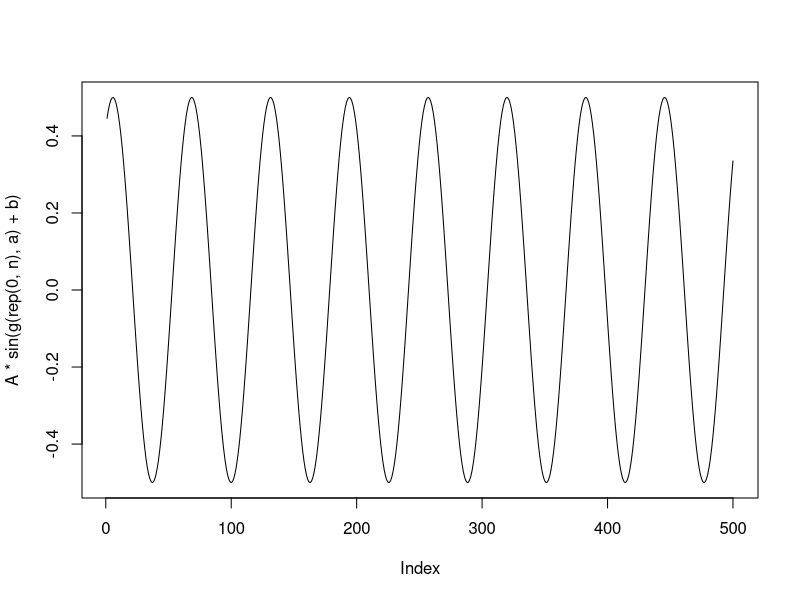
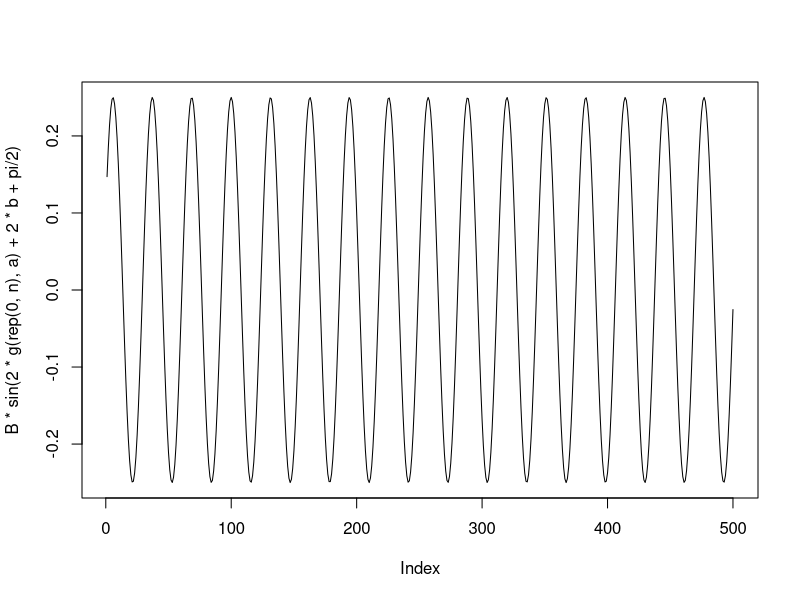
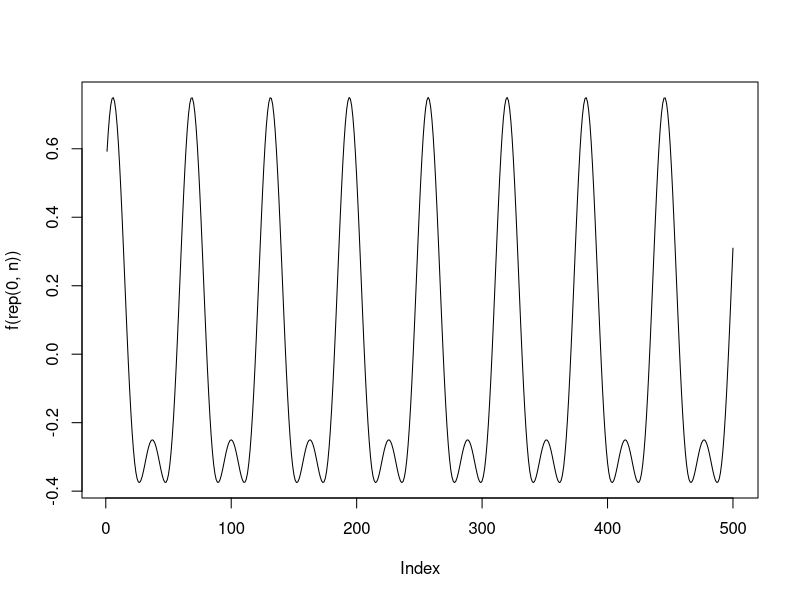
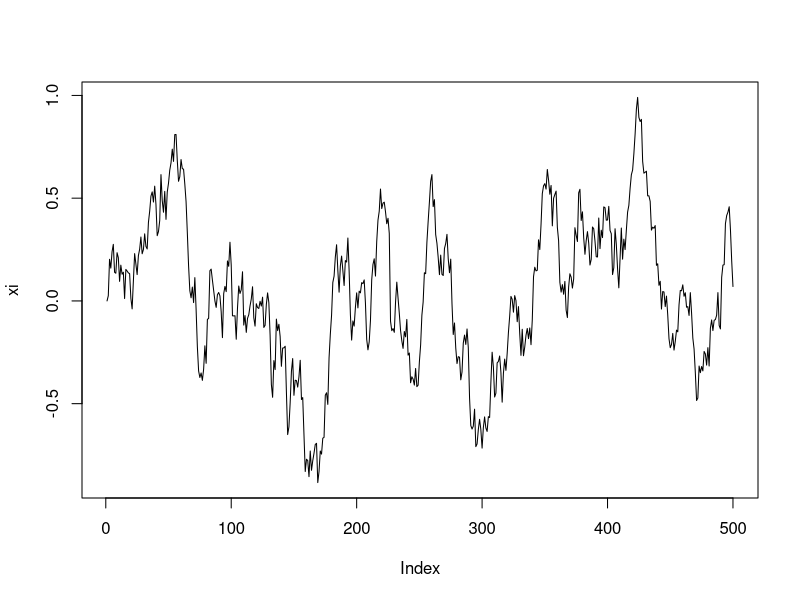
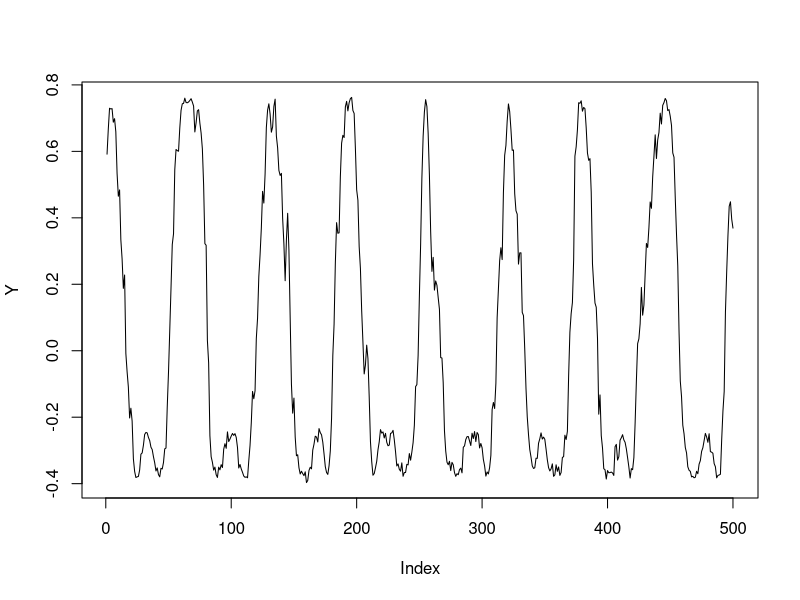
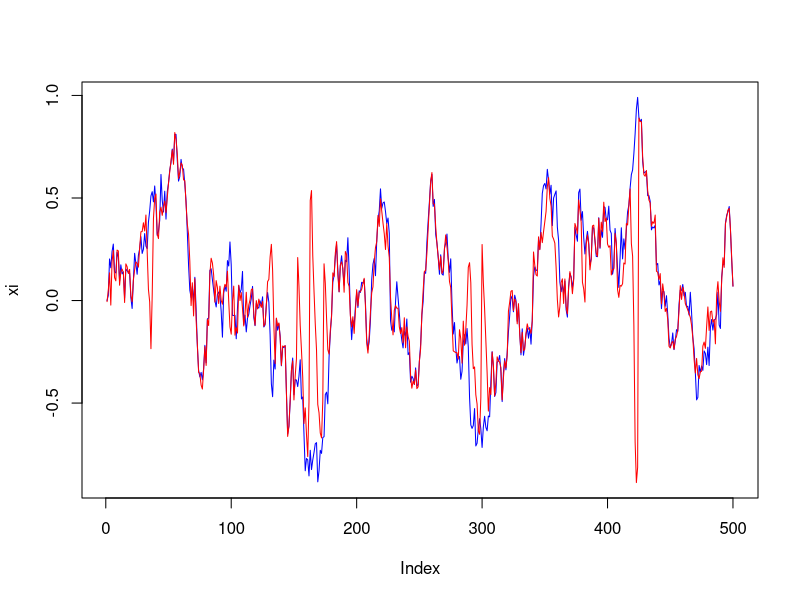
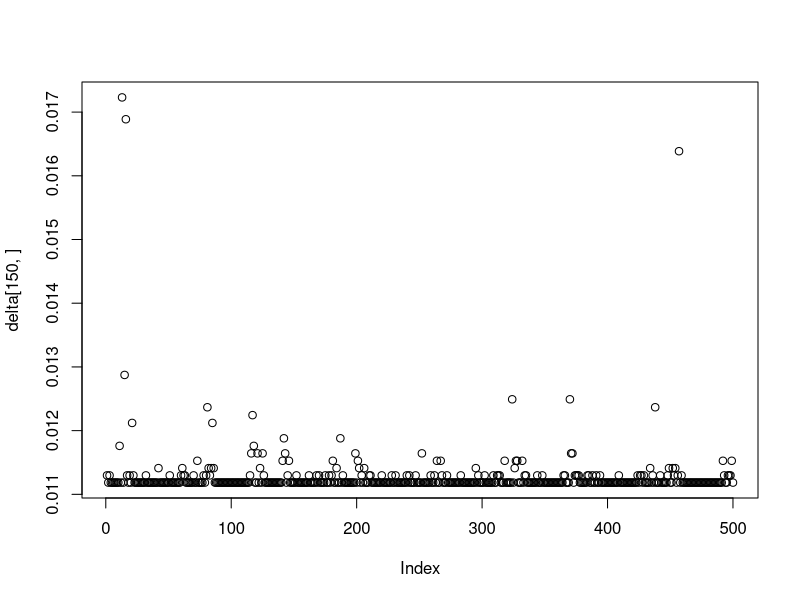
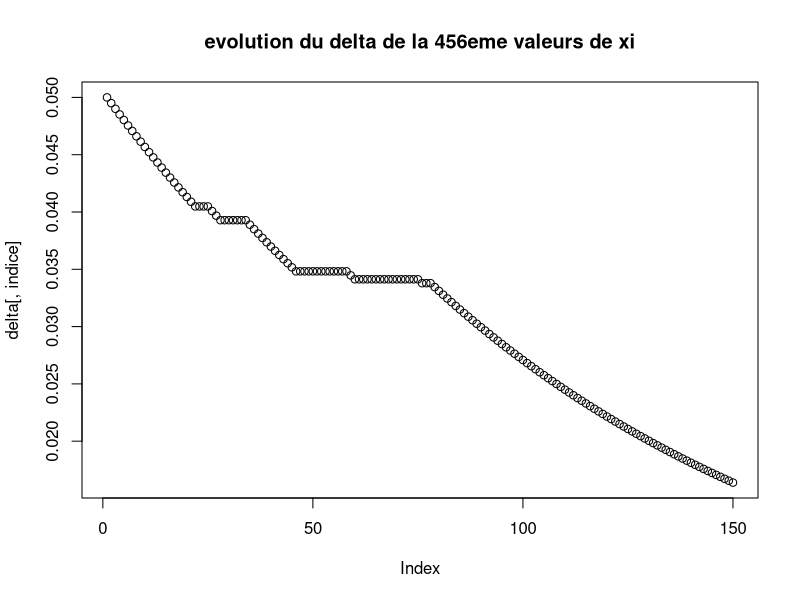

The R source for these figures, in order:
## ---- chunk 1
set.seed(15)
## ---- chunk 2
# parameters
A <- 1 / 2
B <- -1 / 4
b <- 1
a <- 0.1
beta <- 0.05
sigma <- 0.1
omega <- 0.01
Delta <- 1
psi <- exp(-Delta * beta)
gamma <- sigma / sqrt(beta)

n <- 500
x <- 1:n

# functions
g <- function (xi, a.arg = a) {
  a.arg * x + xi
}
f <- function (xi, A.arg = A, a.arg = a, B.arg = B, b.arg = b) {
  A.arg * sin(g(xi, a.arg) + b.arg) +
          B.arg * sin(2 * g(xi, a.arg) + 2 * b.arg + pi / 2)
}
rxi <- function (xi=rep(0,n), psi.arg = psi, gamma.arg = gamma) {
  for (i in 2:length(xi)) {
    xi[[i]] <- xi[[i - 1]] * psi.arg + rnorm(1, 0, gamma.arg * sqrt((1 - psi.arg^2) / 2))
  }
  return(xi)
}
## ---- chunk 3
plot(A * sin(g(rep(0, n), a) + b), type = "l")
## ---- chunk 4
plot(B * sin(2 * g(rep(0, n), a) + 2 * b + pi / 2), type = "l")
## ---- chunk 5
plot(f(rep(0, n)), type = "l")
## ---- chunk 6
xi <- rxi(rep(0, n))

plot(xi, type = "l")
## ---- chunk 7
Y <- f(xi) + rnorm(n, 0, omega)

plot(Y, type = "l")
## ---- chunk 8
# function
log.lik <- function (xi.arg, omega.arg = omega, psi.arg = psi, gamma.arg = gamma) {
  return(sum(dnorm(Y, f(xi.arg), omega.arg, log = TRUE)) +
         sum(dnorm(xi.arg[2:length(xi.arg)], xi.arg[1:(length(xi.arg) - 1)] * psi.arg,
                   gamma.arg * sqrt((1 - psi.arg^2) / 2), log = TRUE)))
}
## ---- chunk 9
M <- 150
delta <- matrix(c(rep(.05, n),rep(NA,n*(M-1))),nrow=M,byrow=T)
delta.ar <- 0.01

xi.mcmc <- matrix(nrow = M, ncol = n)
xi.c <- rep(0,n)
accepted.n <- rep(0, n)
acceptance.rate <- rep(0, n)
acceptance.target <- .23

for (k in 1:M) {
  for (i in 1:n) {
    xi.p <- xi.c
    xi.p[[i]] <- rnorm(1, xi.p[[i]], delta[[k,i]])
    log.prob <- min(1, log.lik(xi.p) - log.lik(xi.c))
    if (log(runif(1)) < log.prob) {
      xi.c <- xi.p
      accepted.n[[i]] <- accepted.n[[i]] + 1
    }
    
    if(k<M){
      # adaptative variance
      acceptance.rate[[i]] <- accepted.n[[i]] / k
      if ((acceptance.rate[[i]] < acceptance.target * (1 - .1))||(acceptance.rate[[i]] > acceptance.target * (1 + .1))) {
        delta[k+1,i] <- delta[[k,i]] * (1 - delta.ar)
      } else{
        delta[k+1,i] <- delta[[k,i]]
      }
    }
  }
  xi.mcmc[k, ] <- xi.c
}

plot(xi, type = "l", col = "blue",
     ylim = c(min(min(xi.mcmc[nrow(xi.mcmc), ]), min(xi)), max(max(xi.mcmc[nrow(xi.mcmc), ]), max(xi))))
lines(xi.mcmc[nrow(xi.mcmc), ], type = "l", col = "red")
## ---- chunk 10

plot(delta[150,])
delt.test<-delta[150,]
maxs=sort(delt.test,decreasing=TRUE)[2]

indice<-457

#On regarde la colonnes des delta associée au 457ème indice 

plot(delta[,indice],main="evolution du delta de la 456eme valeurs de xi") #comportement bizarre entre 50 et 100 

#On regarde donc le comportement des xi 50:100

#par(mfrow=c(1,3))
#for(k.ind in c(80,81,82)){
 # plot(xi, type = "l", col = "blue",main=paste("k=",k.ind),
#     ylim = c(min(min(xi.mcmc[nrow(xi.mcmc), ]), min(xi)), max(max(xi.mcmc[nrow(xi.mcmc), ]), max(xi))))
#  lines(xi.mcmc[k.ind, ], type = "l", col = "red")
  
#}
## ---- chunk 11
plot(acceptance.rate)
abline(h = acceptance.target, lty = "dashed", col = "red")
## ---- chunk 12
plot(delta)
## ---- chunk 13
plot(Y, type = "l", col = "blue")
lines(f(xi.mcmc[nrow(xi.mcmc), ]), type = "l", col = "red")
## ---- chunk 14
# xi
par(mfrow=c(2,2))
for(k.ind in round(seq(1,M,length.out=10),0)){
  plot(xi, type = "l", col = "blue",
       ylim = c(min(min(xi.mcmc[nrow(xi.mcmc), ]), min(xi)), max(max(xi.mcmc[nrow(xi.mcmc), ]), max(xi))),main=paste("k= ",k.ind))
  lines(xi.mcmc[k.ind, ], type = "l", col = "red")
  
}


#Converge aux alentours de 300 
## ---- chunk 15
# f
par(mfrow=c(2,2))
for(k.ind in round(seq(1,M,length.out=10),0)){
  plot(Y, type = "l", col = "blue",main=paste("k= ",k.ind))
  lines(f(xi.mcmc[k.ind, ]), type = "l", col = "red")
}

#Converge aux alentours de 300 
## ---- chunk 16
p1<-rxi()
p2<-rxi()
p3<-rxi()
p4<-rxi()

par(mfrow=c(2,2))

plot(p1, type = "l", col = 1,ylim=c(min(p1),max(p1)))

plot(p1, type = "l", col = 1,ylim=c(min(c(min(p1),min(p2))),max(c(max(p1),max(p2)))))
lines(p2, type = "l", col = 2)

plot(p1, type = "l", col = 1,ylim=c(min(c(min(p1),min(p3))),max(c(max(p1),max(p3)))))
lines(p3, type = "l", col = 3)

plot(p1, type = "l", col = 1,ylim=c(min(c(min(p1),min(p4))),max(c(max(p1),max(p4)))))
lines(p4, type = "l", col = 4)
## ---- chunk 17

par(mfrow=c(2,2))

plot(f(p1), type = "l", col = 1)

plot(f(p1), type = "l", col = 1)
lines(f(p2), type = "l", col = 2)

plot(f(p1), type = "l", col = 1)
lines(f(p3), type = "l", col = 3)

plot(f(p1), type = "l", col = 1)
lines(f(p4), type = "l", col = 4)
## ---- chunk 18
par(mfrow=c(2,2))
plot(Y, type = "l", col = 1,main="goal")

plot(Y, type = "l", col = 1,main="MCMC")
lines(f(xi.mcmc[nrow(xi.mcmc), ]), type = "l", col = 2)

plot(Y, type = "l", col = 1,main="xi simulation")
lines(f(xi.mcmc[nrow(xi.mcmc), ]), type = "l", col = 2)
lines(f(p1), type = "l", col = 3)

plot(Y, type = "l", col = 1,main="xi simulation")
lines(f(xi.mcmc[nrow(xi.mcmc), ]), type = "l", col = 2)
lines(f(p2), type = "l", col = 4)
## ---- chunk 19
n=500
M <- 200
delta <- matrix(.5,ncol=n,nrow=M,byrow=T)
delta.ar <- 0.01
omega<-rep(0,M)
omega[1]=0.5
  
s1<-rep(0,M)

alpha<-rep(1,M)
alpha[50:M]=1/((1:(M-49))^0.8)

xi.mcmc <- matrix(nrow = M, ncol = n)
xi.c <- rep(0,n)
accepted.n <- rep(0, n)
acceptance.rate <- rep(0, n)
acceptance.target <- .23


for (k in 2:M) {
  # Etape MCMC 
  for (i in 1:n) {
    xi.p <- xi.c
    xi.p[[i]] <- rnorm(1, xi.p[[i]], delta[[k,i]])
    log.prob <- min(1, log.lik(xi.p,omega.arg=omega[k-1]) - log.lik(xi.c,omega.arg=omega[k-1]))
    if (log(runif(1)) < log.prob) {
      xi.c <- xi.p
      accepted.n[[i]] <- accepted.n[[i]] + 1
    }
    
    if(k<M){
      # adaptative variance
      acceptance.rate[[i]] <- accepted.n[[i]] / k
      if ((acceptance.rate[[i]] < acceptance.target * (1 - .1))||(acceptance.rate[[i]] > acceptance.target * (1 + .1))) {
        delta[k+1,i] <- delta[[k,i]] * (1 - delta.ar)
      } else{
        delta[k+1,i] <- delta[[k,i]]
      }
    }
  }
  xi.mcmc[k, ] <- xi.c
  
  f.k=f(xi.c)
  #Etape calcul des stats exhaustives
  S1=mean((Y-f.k)^2)
  #Etape approximation stochastique
  s1[k]<-s1[k-1]+alpha[k]*(S1-s1[k-1])
  
  #Etape de maximisation 
  omega[k]=sqrt(s1[k])
  
}

plot(xi, type = "l", col = "blue",
     ylim = c(min(min(xi.mcmc[nrow(xi.mcmc), ]), min(xi)), max(max(xi.mcmc[nrow(xi.mcmc), ]), max(xi))))
lines(xi.mcmc[nrow(xi.mcmc), ], type = "l", col = "red")

plot(omega,type='l',col='blue')
abline(h=0.01,col='red')
